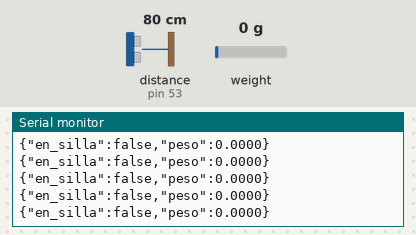
This sketch was run on a simulated Arduino Mega 2560, built with avr-gcc and run on an emulated ATmega2560. On the bench: the last lines printed to the serial monitor. Wiring (inferred from the names in the program): ultrasonic range finder: trigger pin 52; echo pin 53. The test bench sets the inputs (shaded band); at power-on: distance to the obstacle (sensor on pin 53) 80 cm, weight on the scale 0 g. The echo pulse lasts 58.3 µs per cm.

Above: at 4.2 s.
4.3 s: distance to the obstacle (sensor on pin 53) set to 9 cm
At 4.54 s:
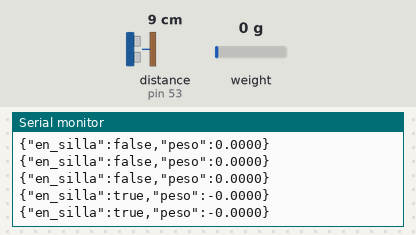
5.8 s: distance to the obstacle (sensor on pin 53) set to 12 cm
At 5.88 s:
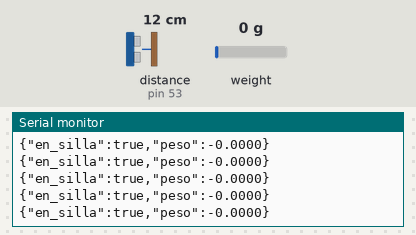

The sketch:

PROYECTO1.ino
```cpp
#include <HX711.h>

#define DEBUG_HX711

// Parámetro para calibrar el peso y el sensor
#define CALIBRACION 31000.0

//-----------------------------------------------------DEFINICION DE PINES
#define echoPin 53 //Pin 22 - Echo
#define trigPin 52 //Pin 24 - Trigger

//-----------------------------------------------------DEFINICION DE VARIABLES
long duration;
int distance;
bool en_silla = false;
String data= "";
float peso;

// Pin de datos y de reloj
byte pinData = 3;
byte pinClk = 2;

// Objeto HX711
HX711 bascula;

//-----------------------------------------------------MODELO DE DATOS A CONSTRUIR
//EN_SILLA= TRUE|FALSE -- identifica si se envia señal de que el usuario esta sentado
//PESO= 0 - 999.99 -- identifica el peso del usuario en KG, si no esta en silla enviar 0.

  /*
  *
  * { 'en_silla'=true, 'peso'=120.98 }
  *
  */

void setup() {
  // Iniciar comunicación serie
  Serial.begin(9600);
#ifdef DEBUG_HX711

  //Serial.println("[HX7] Inicio del sensor HX711");
#endif

  // Iniciar sensor
  bascula.begin(pinData, pinClk);
  // Aplicar la calibración
  bascula.set_scale(CALIBRACION);
  // Iniciar la tara
  // No tiene que haber nada sobre el peso
  bascula.tare();

  pinMode(trigPin, OUTPUT);
  pinMode(echoPin, INPUT);
  data = "";
}

void loop() {
  identificar();
  medir_peso();
  datas();
  Serial.println(data);
  delayMicroseconds(1000);
  reset_data();
}


//-----------------------------------------------------REINICIO DE DATA
void reset_data()
{
  data = "";
  peso = 0;
}

//-----------------------------------------------------CONTRUCCION Y ENVIO DE DATA
void datas()
{
  if(en_silla)
  {
    data.concat("{");
    //*******************************************IDENTIFICAR
    data.concat("\"en_silla\":");
    data.concat(String("true"));
    data.concat(",");
    //*****************************************PESO
    data.concat("\"peso\":");
    data.concat(String(peso,4));
    data.concat("}");
  }
  else
  {
    data.concat("{");
    //*******************************************IDENTIFICAR
    data.concat("\"en_silla\":");
    data.concat(String("false"));
    data.concat(",");
    //*****************************************PESO
    data.concat("\"peso\":");
    data.concat(String(peso,4));
    data.concat("}");
  }
}

//-----------------------------------------------------MEDIR PESO
void medir_peso()
{
  if(en_silla)
  {
    //Serial.print("[HX7] Leyendo: ");
    peso = (bascula.get_units() * -1);
    //Serial.print(peso, 1);
    //Serial.print(" Kg");
    //Serial.println();
  }
  else
  {
    peso = 0.00;
  }
}

//-----------------------------------------------------IDENTIFICAR
void identificar()
{
  digitalWrite(trigPin, LOW);
  delayMicroseconds(2);
  digitalWrite(trigPin, HIGH);
  delayMicroseconds(10);
  digitalWrite(trigPin, LOW);
  duration = pulseIn(echoPin, HIGH);
  //(duracion*velocidad del sonido)/2
  //distance = duration * 0.034 / 2;
  distance = duration / 59;
  //if(distance>0 && distance<60) en_silla = true;
  en_silla = (distance > 0 && distance < 10) ? true : false;
  //Serial.println(en_silla ? "Sentado" : "De pie");
}
```

Measured:
- after the input at 4.3 s, the serial monitor: prints a new line after 0.14 s (image 1)
